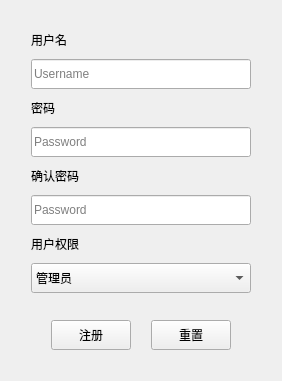
<?xml version="1.0" encoding="UTF-8"?>
<ui version="4.0">
 <class>UserRegister</class>
 <widget class="QWidget" name="UserRegister">
  <property name="geometry">
   <rect>
    <x>0</x>
    <y>0</y>
    <width>268</width>
    <height>381</height>
   </rect>
  </property>
  <property name="windowTitle">
   <string>Form</string>
  </property>
  <layout class="QGridLayout" name="gridLayout">
   <item row="0" column="0">
    <layout class="QVBoxLayout" name="verticalLayout">
     <property name="spacing">
      <number>10</number>
     </property>
     <property name="leftMargin">
      <number>20</number>
     </property>
     <property name="topMargin">
      <number>20</number>
     </property>
     <property name="rightMargin">
      <number>20</number>
     </property>
     <property name="bottomMargin">
      <number>20</number>
     </property>
     <item>
      <widget class="QLabel" name="label">
       <property name="text">
        <string>用户名</string>
       </property>
      </widget>
     </item>
     <item>
      <widget class="QLineEdit" name="edit_NewUsername">
       <property name="minimumSize">
        <size>
         <width>0</width>
         <height>30</height>
        </size>
       </property>
       <property name="text">
        <string/>
       </property>
       <property name="placeholderText">
        <string>Username</string>
       </property>
      </widget>
     </item>
     <item>
      <widget class="QLabel" name="label_2">
       <property name="text">
        <string>密码</string>
       </property>
      </widget>
     </item>
     <item>
      <widget class="QLineEdit" name="edit_NewPassword">
       <property name="minimumSize">
        <size>
         <width>0</width>
         <height>30</height>
        </size>
       </property>
       <property name="text">
        <string/>
       </property>
       <property name="placeholderText">
        <string>Password</string>
       </property>
      </widget>
     </item>
     <item>
      <widget class="QLabel" name="label_3">
       <property name="text">
        <string>确认密码</string>
       </property>
      </widget>
     </item>
     <item>
      <widget class="QLineEdit" name="edit_NewPasswordS">
       <property name="minimumSize">
        <size>
         <width>0</width>
         <height>30</height>
        </size>
       </property>
       <property name="text">
        <string/>
       </property>
       <property name="placeholderText">
        <string>Password</string>
       </property>
      </widget>
     </item>
     <item>
      <widget class="QLabel" name="label_4">
       <property name="text">
        <string>用户权限</string>
       </property>
      </widget>
     </item>
     <item>
      <widget class="QComboBox" name="cbox_SelectNewPri">
       <property name="minimumSize">
        <size>
         <width>0</width>
         <height>30</height>
        </size>
       </property>
       <item>
        <property name="text">
         <string>管理员</string>
        </property>
       </item>
       <item>
        <property name="text">
         <string>用户</string>
        </property>
       </item>
       <item>
        <property name="text">
         <string>游客</string>
        </property>
       </item>
      </widget>
     </item>
     <item>
      <spacer name="verticalSpacer">
       <property name="orientation">
        <enum>Qt::Vertical</enum>
       </property>
       <property name="sizeHint" stdset="0">
        <size>
         <width>20</width>
         <height>40</height>
        </size>
       </property>
      </spacer>
     </item>
     <item>
      <layout class="QHBoxLayout" name="horizontalLayout">
       <property name="spacing">
        <number>20</number>
       </property>
       <property name="leftMargin">
        <number>20</number>
       </property>
       <property name="rightMargin">
        <number>20</number>
       </property>
       <item>
        <widget class="QPushButton" name="pbtn_RegisterSet">
         <property name="minimumSize">
          <size>
           <width>0</width>
           <height>30</height>
          </size>
         </property>
         <property name="text">
          <string>注册</string>
         </property>
        </widget>
       </item>
       <item>
        <widget class="QPushButton" name="pbtn_RegisterClear">
         <property name="minimumSize">
          <size>
           <width>0</width>
           <height>30</height>
          </size>
         </property>
         <property name="text">
          <string>重置</string>
         </property>
        </widget>
       </item>
      </layout>
     </item>
    </layout>
   </item>
  </layout>
 </widget>
 <resources/>
 <connections/>
</ui>
